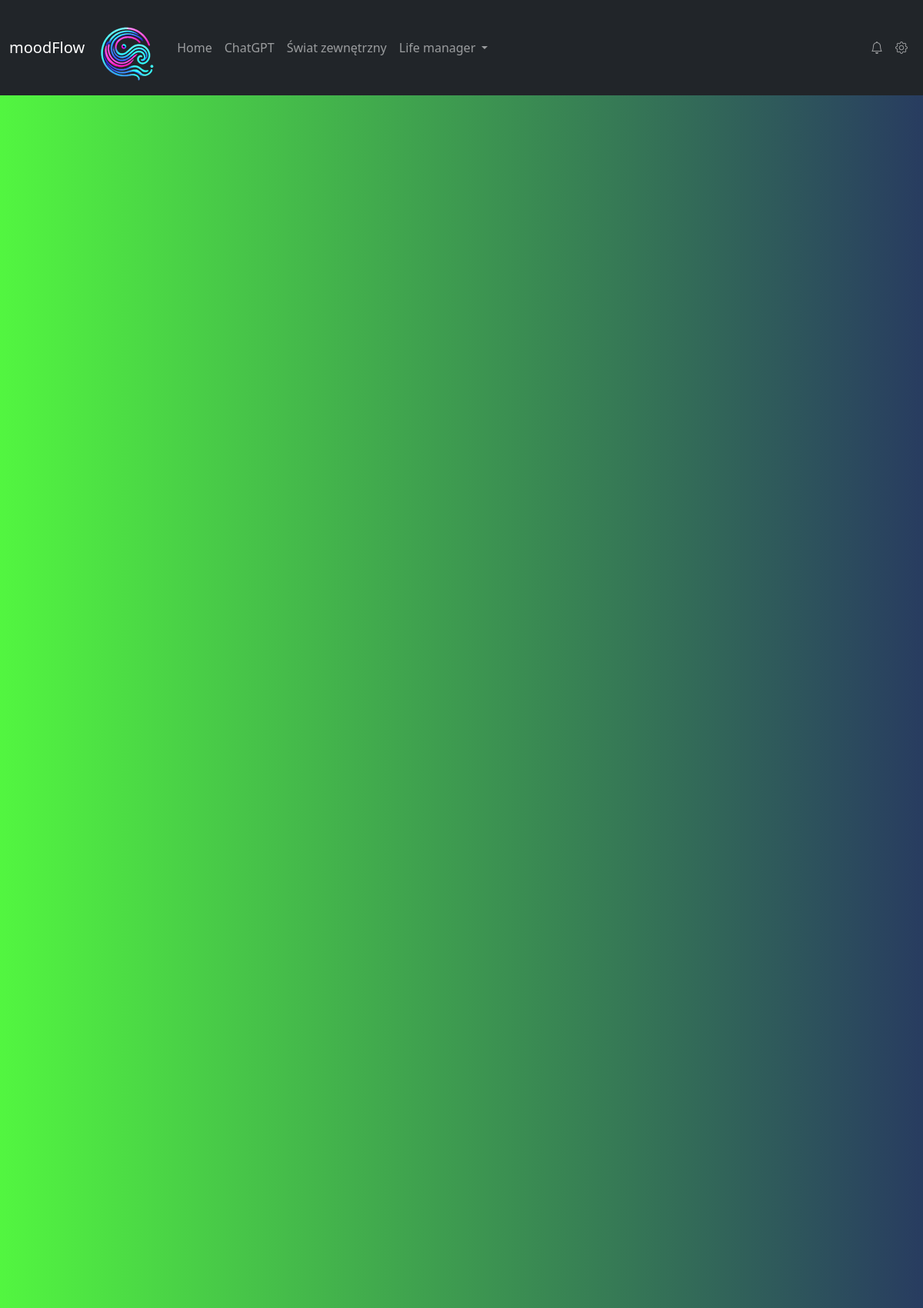
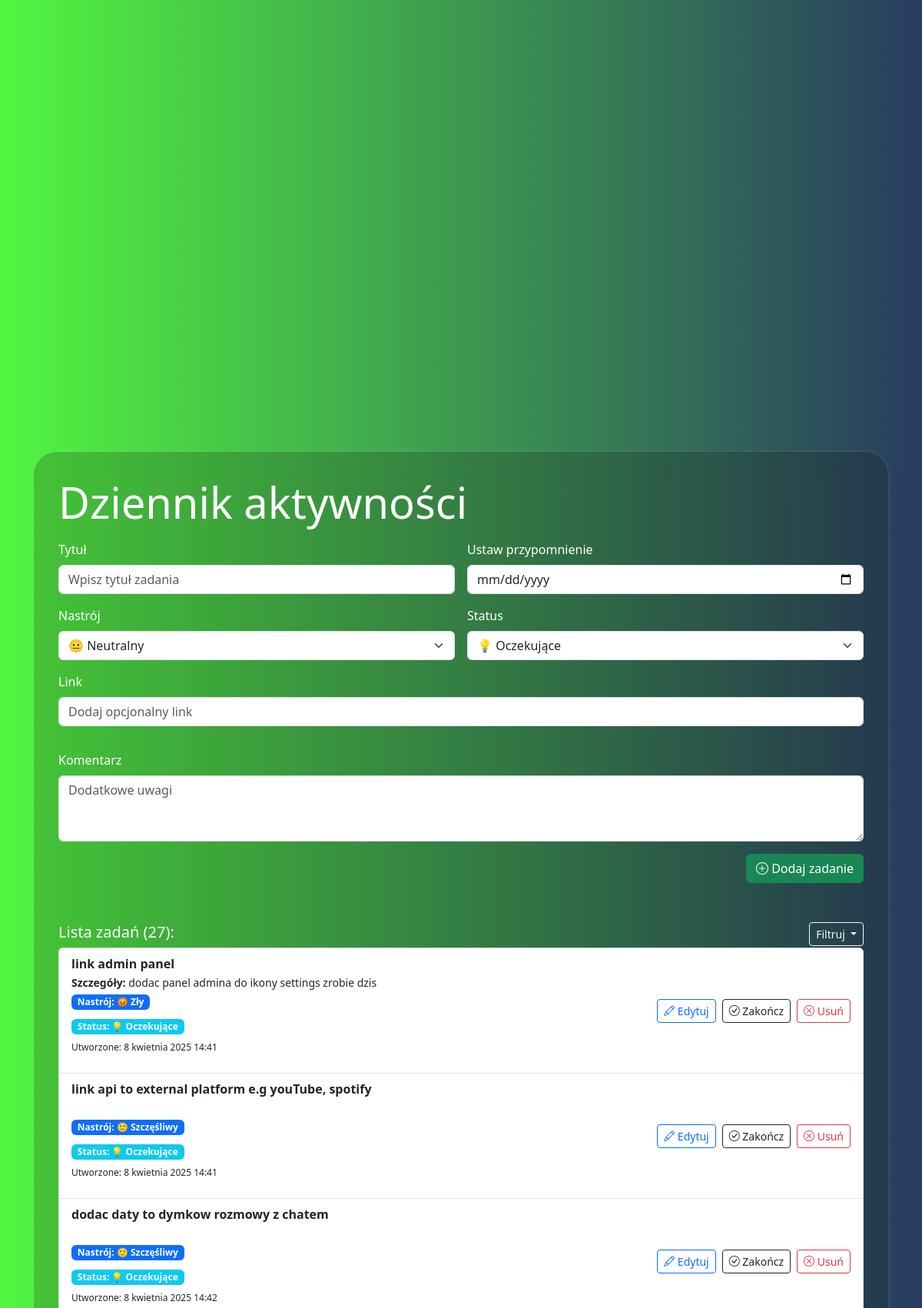
Page /dziennik (upper part) on the committed database (2 pictures, top to bottom).
### myapp/models.py (models this page shows, shortened)
class Task(models.Model):
    title = models.CharField(max_length=255)
    comment = models.TextField(blank=True, null=True)
    url = models.URLField(null=True, blank=True)
    mood_choice = models.CharField(choices=MOOD_CHOICES, max_length=20, default="neutral")
    status = models.CharField(choices=IDEA_STATUS, max_length=30, default="pending")
    created_at = models.DateTimeField(auto_now_add=True)
    updated_at = models.DateTimeField(null=True, blank=True)

### myapp/views.py (the view)
# urls.py: path('dziennik', todo_list, name='todo_list'),  # dziennik aktywnosci - lista zadań
def todo_list(request):
    status_filter = request.GET.get("status")  # np. ?status=pending queryParameter
    if status_filter:
        tasks = Task.objects.filter(status=status_filter).order_by("created_at")
    else:
        tasks = Task.objects.all().order_by("created_at")
    task_count = tasks.count()
    if request.method == "POST":
        form = TaskForm(request.POST)
        if form.is_valid():
            form.save()
            return redirect("todo_list")
    else:
        form = TaskForm()
    STATUS_LABELS = {
        'pending': '💭 Zaplanowane',
        'in_progress': '⏳ W trakcie',
        'completed': '✅ Ukończone',
    }
    return render(request, "myapp/todo.html",
                  {"tasks": tasks,
                   "form": form,
                   'task_count': task_count,
                   "status_filter": status_filter,
                   "filter_label": STATUS_LABELS.get(status_filter),
                   })

### myapp/forms.py
class TaskForm(forms.ModelForm):
    class Meta:
        model = Task
        fields = ["title", "comment", "url", "mood_choice", "status"]  # fields inside form
        widgets = {
            "title": forms.TextInput(attrs={"class": "form-control", "placeholder": "Wpisz tytuł zadania"}),
            "comment": forms.Textarea(attrs={"class": "form-control", "rows": 3, "placeholder": "Dodatkowe uwagi"}),
            "url": forms.URLInput(attrs={"class": "form-control", "placeholder": "Dodaj opcjonalny link"}),
            "mood_choice": forms.Select(attrs={"class": "form-select"}),
            "status": forms.Select(attrs={"class": "form-select"}),
        }

### myapp/templates/myapp/todo.html (shortened to what this page needs)
{% extends 'base.html' %}
{% load static %}
{% block content %}
    <h1 class="display-4 text-white mb-3">Dziennik aktywności</h1>
    <form method="POST" class="row g-3">
        <div class="col-md-6">
            <label for="{{ form.title.id }}" class="form-label">Tytuł</label>
            {{ form.title }}
        </div>
        <div class="col-md-6">
                   <label for="task-date" class="form-label">Ustaw przypomnienie</label>
                           <input type="date" class="form-control" id="task-date" name="task_date">
                      </div>
        <div class="col-md-6">
            <label for="id_mood_choice" class="form-label">Nastrój</label>
            {{ form.mood_choice }}
        </div>
        <div class="col-md-6">
            <label for="id_status" class="form-label">Status</label>
            {{ form.status }}
        </div>
        <div class="mb-3">
            <label for="id_url" class="form-label">Link</label>
            {{ form.url }}
        </div>
        <div class="col-12">
            <label for="id_comment" class="form-label">Komentarz</label>
            {{ form.comment }}
        </div>
        <div class="col-12 text-end">
            <button id="form" type="submit" class="btn btn-success"><i class="bi bi-plus-circle"></i> Dodaj zadanie</button>
        </div>
    </form>
    <div class="card-header d-flex justify-content-between align-items-center mt-5">
    <h5 class="mt-1">
        Lista zadań ({{ task_count }}):
    </h5>
    <div class="dropdown">
        <button class="btn btn-sm btn-outline-light dropdown-toggle" type="button" id="filterDropdown" data-bs-toggle="dropdown" aria-expanded="false">
             Filtruj
         </button>
         </div>
    </div>
    <div class="card-body task-list" style="max-height: 600px; overflow-y: auto;">
        <ul class="list-group">
            {% for task in tasks %}
                <li class="list-group-item d-flex justify-content-between align-items-center">
                    <div>
                        <strong>{{ task.title }}</strong><br>
                        {% if task.comment %}<small><strong>Szczegóły:</strong> {{ task.comment }}</small>{% endif %}<br>
                        <span class=" badge bg-primary mb-2 py-1">Nastrój: {{ task.get_mood_choice_display }}</span><br>
                        <span class="mb-0 py-1 badge {% if task.status == 'completed' %}bg-success{% elif task.status == 'pending' %}bg-info{% else %}bg-secondary{% endif %}">
                                 Status: {{ task.get_status_display }}
                            </span>
                        <br>
                        <p class="mt-2" style="font-size: 12px">Utworzone:  {{ task.created_at }}</p>
                    </div>
                    <div class="d-flex gap-2">
                        <a href="{% url 'edit_task' task.id %}" class="btn btn-outline-primary btn-sm"><i class="bi bi-pencil"></i> Edytuj</a>
                                <form action="{% url 'toggle_done' task.id %}" method="POST">
                                    <button type="submit" class="btn btn-outline-dark btn-sm">
                                        <i class="bi bi-check-circle"></i>
                                         {% if task.status == "completed" %} Ukończone {% else %} Zakończ {% endif %}
                                    </button>
                                </form>
                        <form action="{% url 'delete_task' task.id %}" method="POST">
                            <button type="submit" class="btn btn-outline-danger btn-sm"><i class="bi bi-x-circle"></i> Usuń</button>
                        </form>
                    </div>
                </li>
            {% empty %}
                <li class="list-group-item text-muted">Brak zadań w tym statusie</li>
            {% endfor %}
        </ul>
    </div>
{% endblock %}

### rows in the picture
Task: title "link admin panel", comment "dodac panel admina do ikony settings zrobie dzis", mood_choice "😡 Zły", status "💡 Oczekujące", created_at "8 kwietnia 2025 14:41", shows "Zakończ"
Task: title "link api to external platform e.g youTube, spotify", mood_choice "🙂 Szczęśliwy", status "💡 Oczekujące", created_at "8 kwietnia 2025 14:41", shows "Zakończ"
Task: title "dodac daty to dymkow rozmowy z chatem", mood_choice "🙂 Szczęśliwy", status "💡 Oczekujące", created_at "8 kwietnia 2025 14:42", shows "Zakończ"

### other values in the picture
{{ task_count }} "27"
